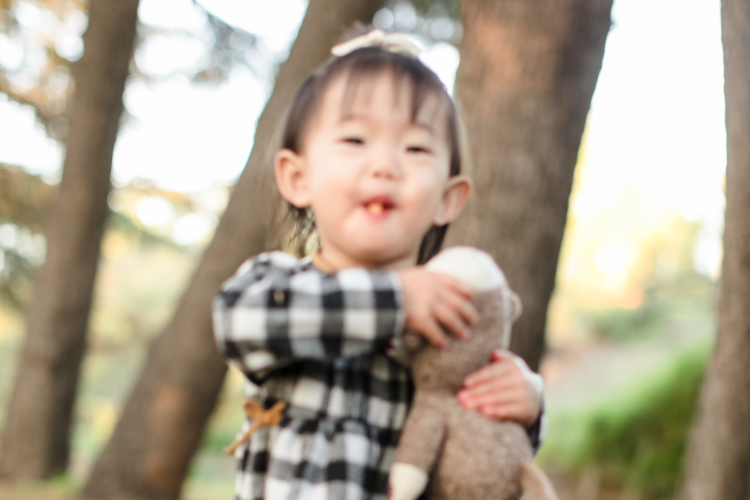
%> input picture sharpning tech/input_images/baby.jpg, 1500 x 1000 px, given in place of baby.png, which was not available (shown at 1/2 size)
$ octave myUnsharpMasking.m   (GNU Octave 9; MATLAB toolbox functions it lacks are replaced by stand-ins)
%> lines starting %> are read from the running program, lines starting %| are printed output that depends on the picture; in (x1, y1, x2, y2) boxes, pixels count from 0 and x2, y2 are one past the last pixel; in counts of white or black regions, pixels touching at a corner belong together; the program's own positions count from 1; pictures that were not available may be replaced by others from this repository, and a replacement may not be noted
clc;
clear;
close all;
%UNTITLED Summary of this function goes here
%   Detailed explanation goes here
% s = load(filename);
p1 = imread('C:\Users\shubham sharma\Desktop\sharpning tech\baby.png');
%> p1 is the input picture: size 1000x1500x3 uint8; mean R, G, B 173.9, 161.9, 143.1
p1 = p1(:,:,1);
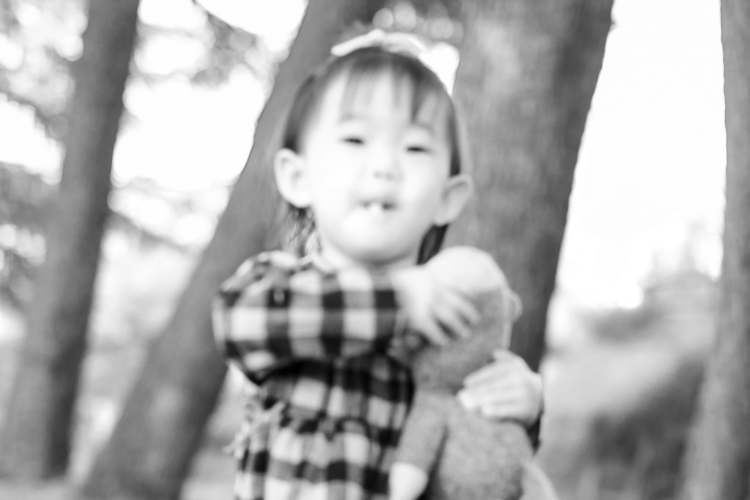
%> p1: size 1000x1500 uint8 (shown at 1/2 size); min 0, max 255, mean 173.9
% p1=imresize(p1, [1000 1000]);
halfwindow = 10 ;
amount = 0.1;
p2 = zeros((size(p1,1)+(2*halfwindow)),(size(p1,2)+(2*halfwindow)));

g = fspecial('gaussian',(2*halfwindow +1),5);
convolution = zeros( size(p1,1), size(p1,2));
convolution = imfilter(p1,g,'conv');
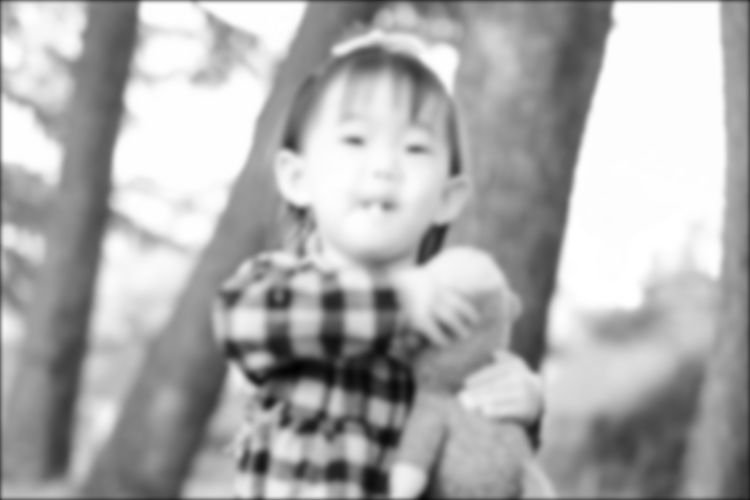
%> convolution: size 1000x1500 uint8 (shown at 1/2 size); min 2, max 255, mean 172.9
unsharp = p1 + amount*(p1 - convolution);


min1 = min(min(p1));
%> min1 = 0
max1 = max(max(p1));
%> max1 = 255

p3 = ((p1 - min1))/(max1- min1);
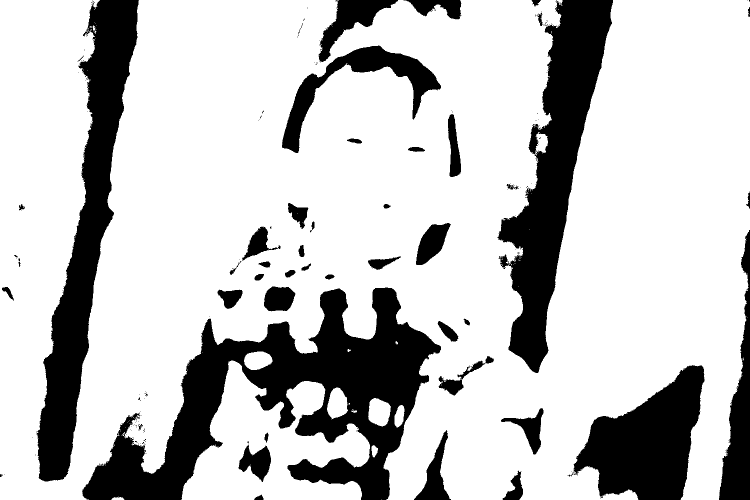
%> p3: size 1000x1500 uint8 (shown at 1/2 size); values 0 (black) and 1 (white), 76.7% white; 202 black regions (155 under 20 px), largest, box (x1, y1, x2, y2) and area: (164, 575, 882, 1000) 111731, (73, 0, 278, 963) 65016, (995, 0, 1226, 746) 64856

p4 = uint8(255 * mat2gray(p3));
min1 = min(min(unsharp));
max1 = max(max(unsharp));
unsharp1 = (((unsharp - min1))/(max1- min1));
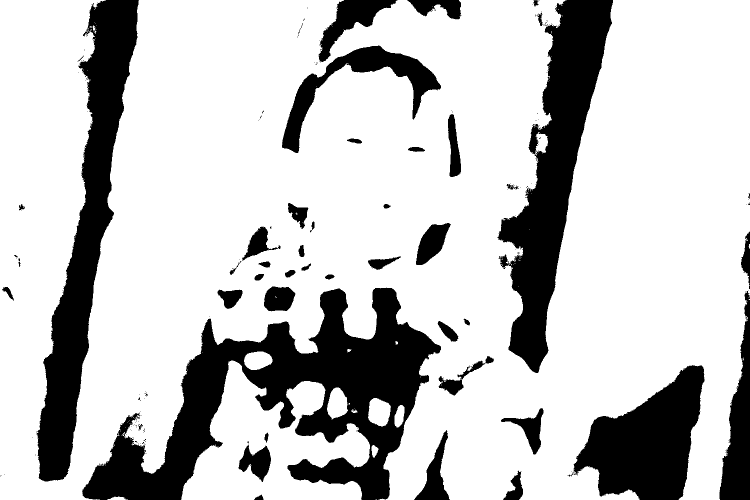
%> unsharp1: size 1000x1500 uint8 (shown at 1/2 size); values 0 (black) and 1 (white), 76.8% white; 200 black regions (154 under 20 px), largest, box (x1, y1, x2, y2) and area: (164, 575, 882, 1000) 111355, (73, 0, 278, 963) 64960, (995, 0, 1226, 746) 64802
unsharp2 = uint8(255 * mat2gray(unsharp1));

subplot(1,2,1);
imagesc ((p4)); % phantom is a popular test image
colormap('Gray');
title('Original');
daspect ([1 1 1]);
axis tight;
subplot(1,2,2);
imagesc ((unsharp2)); % phantom is a popular test image
colormap('Gray');
title('Sharpened');
daspect ([1 1 1]);
axis tight;
%imwrite(p4, 'C:\Users\shubham sharma\Desktop\sharpning tech\Unsharp-Masking-Digital-Image-Processing-master\images\superMoonCrop.png' );
%imwrite(unsharp2,'C:\Users\shubham sharma\Desktop\sharpning tech\Unsharp-Masking-Digital-Image-Processing-master\images\superMoonCropSharpened.png');

$ run again, with sharpning tech/input_images/CT.jpg copied over sharpning tech/input_images/baby.jpg
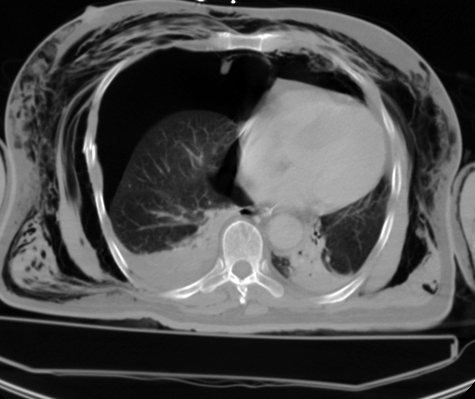
%> input picture sharpning tech/input_images/CT.jpg, 475 x 399 px, given in place of baby.png, which was not available
%> p1 is the input picture: size 399x475 uint8; min 0, max 255, mean 77.6
%> `convolution = imfilter(p1,g,'conv');`:
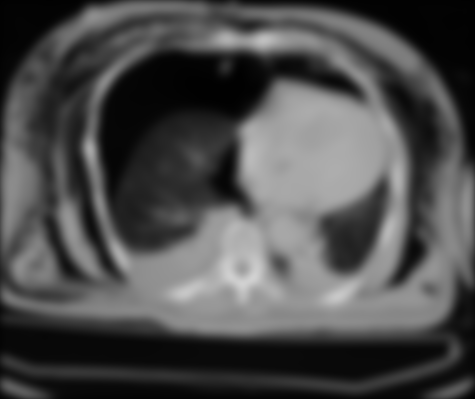
%> convolution: size 399x475 uint8; min 1, max 210, mean 76.9
%> min1 = 0
%> max1 = 255
%> p3: size 399x475 uint8; values 0 (black) and 1 (white), 32.7% white; 141 white regions (113 under 20 px), largest, box (x1, y1, x2, y2) and area: (0, 4, 472, 334) 54222, (57, 146, 103, 279) 1649, (0, 102, 29, 241) 1275
%> `unsharp1 = (((unsharp - min1))/(max1- min1));`:
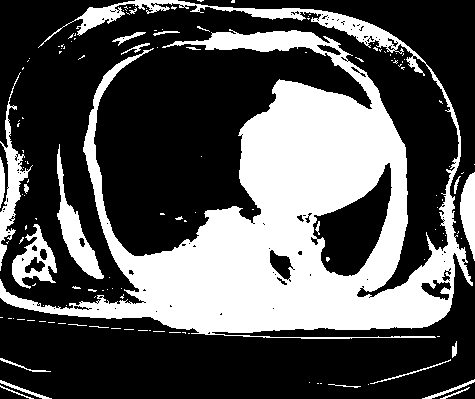
%> unsharp1: size 399x475 uint8; values 0 (black) and 1 (white), 33.7% white; 138 white regions (113 under 20 px), largest, box (x1, y1, x2, y2) and area: (0, 0, 473, 339) 56610, (57, 144, 104, 279) 1691, (0, 72, 33, 271) 1533

$ run again, with sharpning tech/input_images/dear.jpg copied over sharpning tech/input_images/baby.jpg
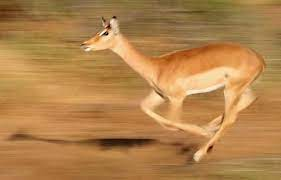
%> input picture sharpning tech/input_images/dear.jpg, 281 x 180 px, given in place of baby.png, which was not available
%> p1 is the input picture: size 180x281x3 uint8; mean R, G, B 178.3, 131, 76
%> p1: size 180x281 uint8
%> `convolution = imfilter(p1,g,'conv');`:
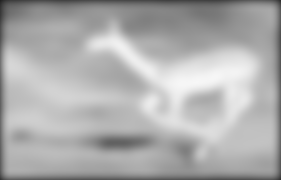
%> convolution: size 180x281 uint8; min 33, max 247, mean 173
%> min1 = 15
%> max1 = 255
%> p3: size 180x281 uint8; values 0 (black) and 1 (white), 91.5% white; 54 black regions (45 under 20 px), largest, box (x1, y1, x2, y2) and area: (100, 0, 240, 31) 2088, (0, 0, 36, 23) 644, (76, 138, 158, 150) 630
%> `unsharp1 = (((unsharp - min1))/(max1- min1));`:
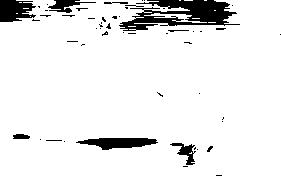
%> unsharp1: size 180x281 uint8; values 0 (black) and 1 (white), 92% white; 53 black regions (44 under 20 px), largest, box (x1, y1, x2, y2) and area: (119, 0, 240, 31) 1922, (76, 138, 158, 150) 629, (0, 0, 36, 22) 605
